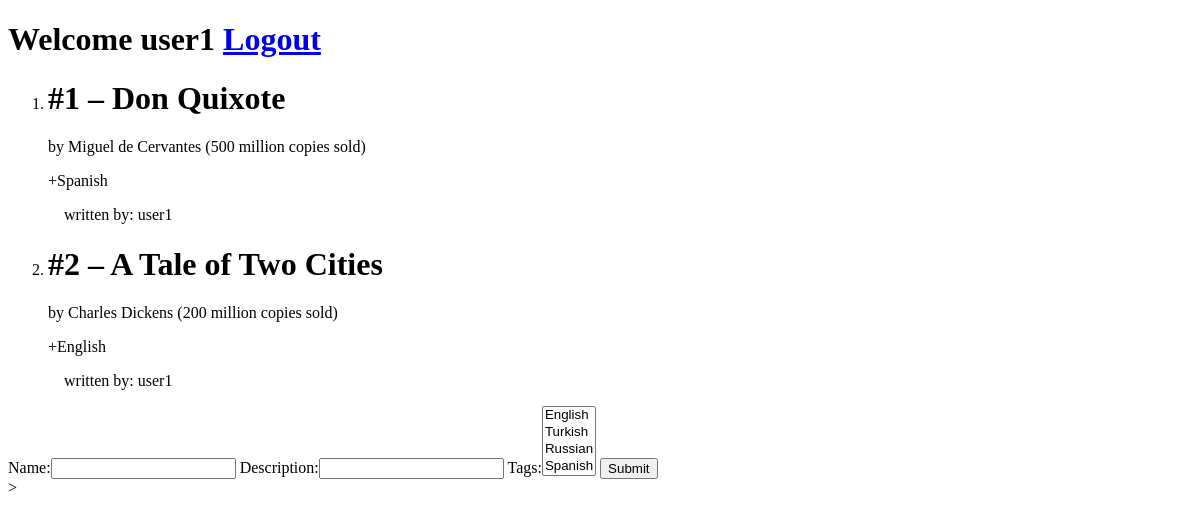
Before: /todos/ (signed in) with the older database file.
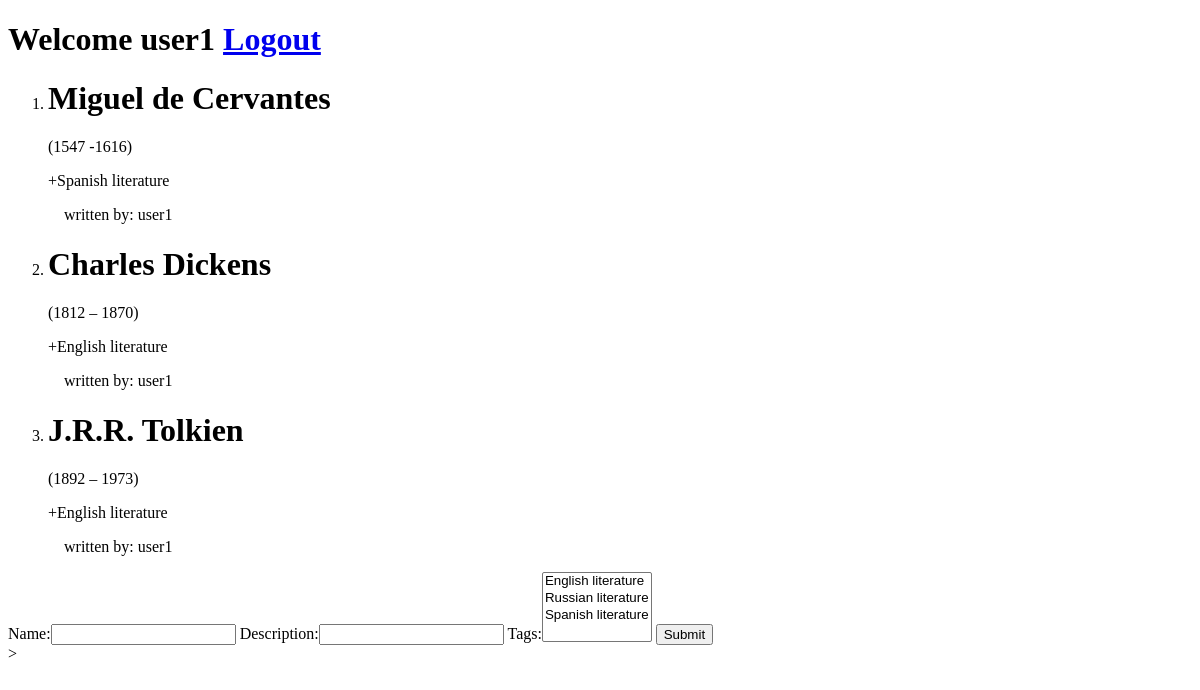
After: the same page with the newer database file.
### todo/models.py (models this page shows)
class Todo(models.Model):
    name = models.CharField(max_length=220)
    description = models.CharField(max_length=520)
    owner = models.ForeignKey(User)
    tags = models.ManyToManyField(Tag)

### tags/models.py (models this page shows)
class Tag(models.Model):
    name = models.CharField(max_length=50)
    def __str__(self):
        return self.name

### todo/views.py (the view)
def show_todo(request):
    if request.method == "POST":
        form = TodoForm(request.POST)
        if form.is_valid():
            todo = form.save(commit=False)
            todo.owner = request.user
            todo.save()
            form.save_m2m()
    elif request.method == "GET":
        form = TodoForm()
    return render(request, "my_todos.html", {"todos": Todo.objects.filter(owner=request.user.id),
                                             "tags": Tag.objects.all(),
                                             "form": form})

### todo/forms.py
class TodoForm(forms.ModelForm):
    class Meta:
        model = Todo
        fields = ["name", "description", "tags"]

### todo/templates/my_todos.html (shortened to what this page needs)
<!DOCTYPE html>
<html lang="en">
<head>
</head>
<body>
{% if request.user.username %}
    <h1>Welcome {{ request.user.username }}  <a href="/users/logout">Logout</a></h1>
{% endif %}
<ol>
    {% for todo in todos %}
        <li>
            <h1>{{ todo.name }}</h1>
            <p>{{ todo.description }}</p>
            {% for tag in todo.tags.all %}
                +{{ tag.name }}
            {% endfor  %}
            <p>&nbsp;&nbsp;&nbsp; written by: {{ todo.owner.username }}</p>
        </li>
    {% endfor %}
</ol>
{% if form %}
    <form method="POST">
        {{ form }}
        <button type="submit">Submit</button>
    </form>
{% endif %}
</body>
</html>>

Changed rows visible on the page:
removed Tag: name "Spanish", shown under Todo "#1 – Don Quixote"
changed Todo: gains Tag (name "Spanish literature"); name "#1 – Don Quixote" → "Miguel de Cervantes"; description "by Miguel de Cervantes (500 million copies sold)" → "(1547 -1616)"
changed Todo: name "#2 – A Tale of Two Cities" → "Charles Dickens"; description "by Charles Dickens (200 million copies sold)" → "(1812 – 1870)"
changed Tag: name "English" → "English literature"
now on this page (row edited): Todo: name "J.R.R. Tolkien", description "(1892 – 1973)", owner.username "user1", Tag (name "English literature")
Other visible differences:
form field tags: "English / Turkish / Russian / Spanish" → "English literature / Russian literature / Spanish literature"
